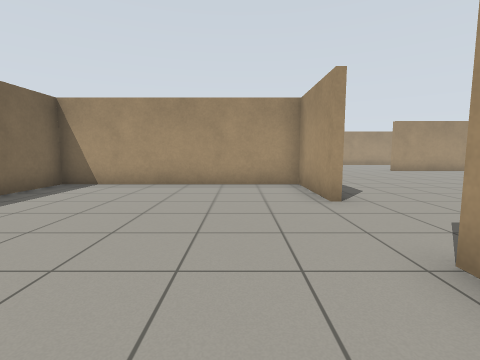
View 1 (above)

16 first-person views from a walk through a world built for the Gazebo simulator. The camera is 0.94 m above the floor, tilts 6° down and sees 85° across. Floor lines are 1 m apart. The floor is counted in squares, 1 m on a side. Each view is taken from the middle of a square. On the plan, view 1 faces up. The plan holds only what a view shows up to about 11 squares ahead; the rest is blank. The place goes on beyond the plan.

View 2
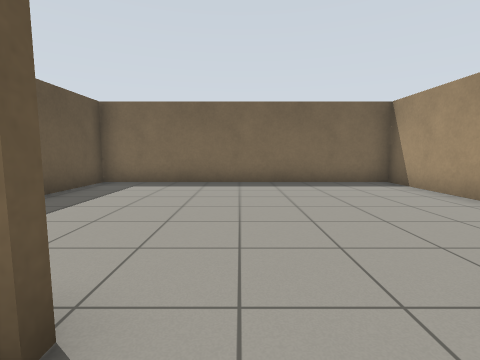

View 3
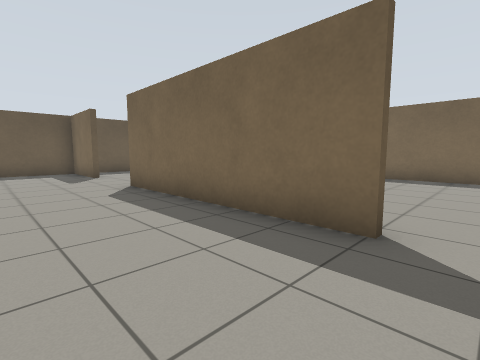

View 4
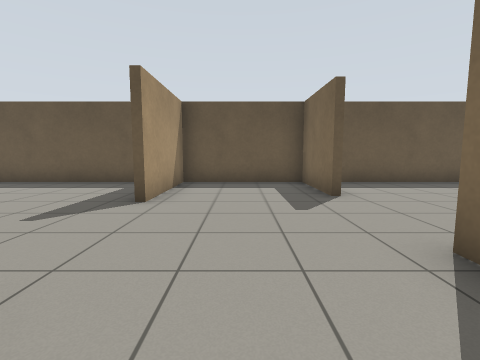

View 5
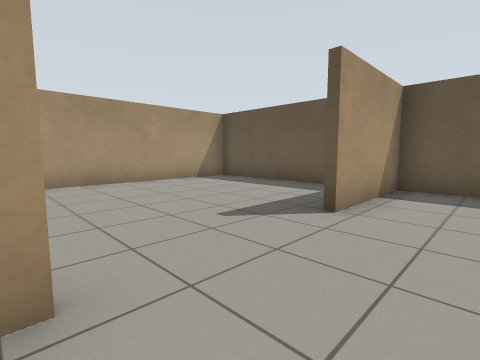

View 6
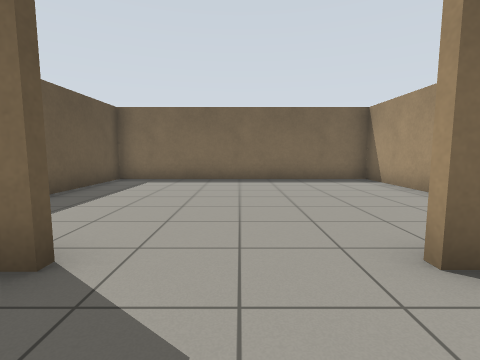

View 7
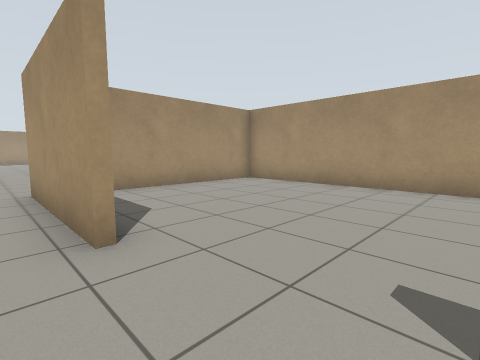

View 8
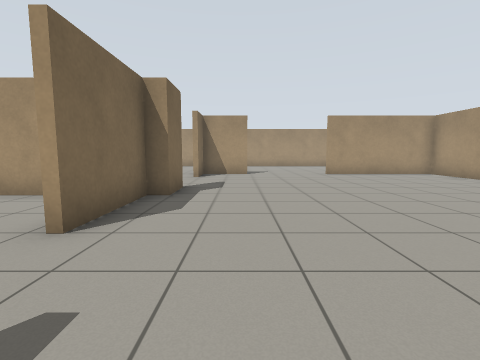

View 9
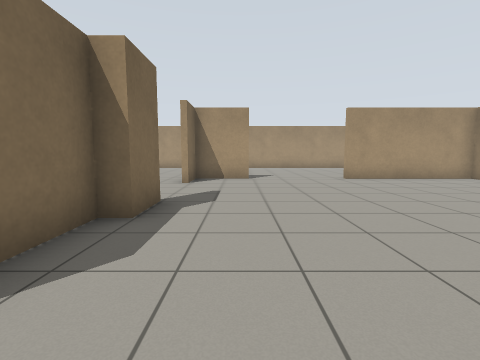

View 10
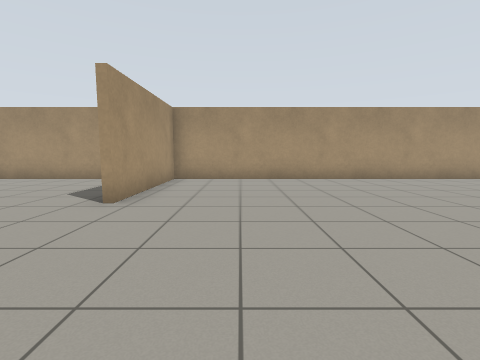

View 11
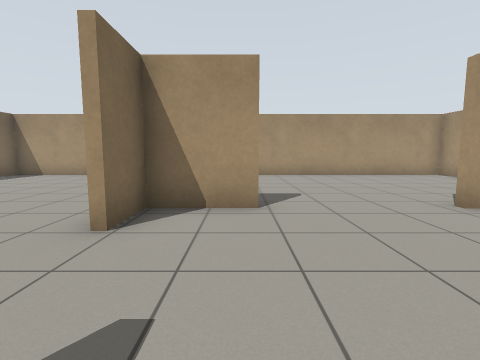

View 12
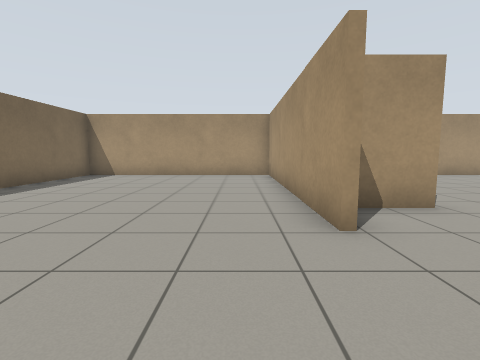

View 13
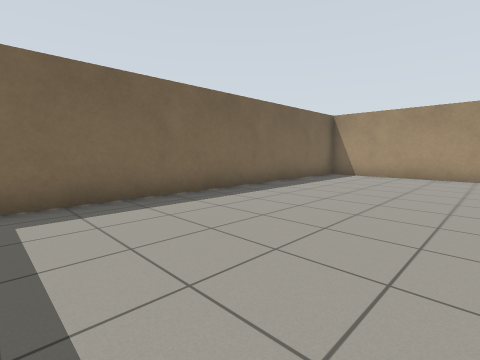

View 14
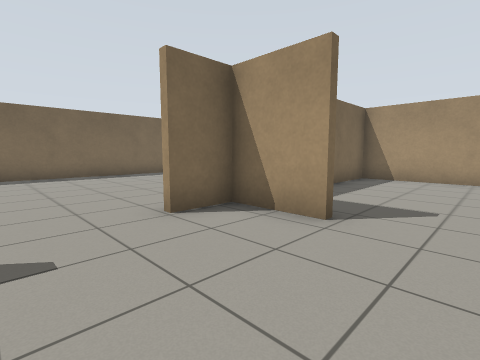

View 15
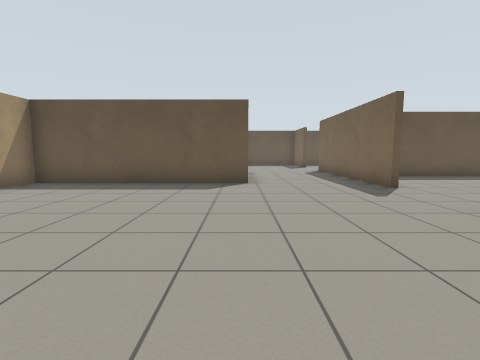

View 16
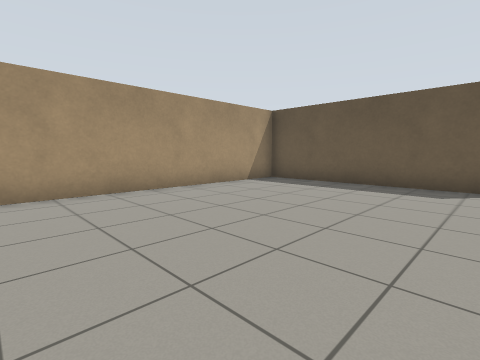

### Floor plan
Points are (right, up) in squares from view 1. A wall is a line through its corners. A room is listed if a view was taken in it or the views show most of it. See-through windows are left out.
Room 1 (view 1)
walls: (1.8, 4.9) (1.8, 7.8); (2.4, 7.7) (-5.3, 7.7) (-5.3, -1.3) (-0.3, -1.3)
ways out: opening at (2, 3.5) to room 2
Room 2 (views 2, 3, 4, 5, 6, 7, 8, 9, 10, 11, 12, 13, 14, 15, 16)
walls: (2, 7.8) (2, 4.9); (2, 2.1) (2, -4.5); (2.4, 9.1) (2.4, 7.7); (2.2, 12) (2.2, 19.9) (-5.3, 19.9) (-5.3, 9.1); (5.8, -3.2) (5.8, 1) (12.3, 1) (12.3, 13.4) (7.7, 13.4); (4.4, 13.4) (2.4, 13.4) (2.4, 12); (-2.1, -1.5) (-5.3, -1.5) (-5.3, -10.3) (0.9, -10.3); (2, -7.5) (2, -10.3) (5.8, -10.3) (5.8, -6.9); (12.3, 15.9) (12.3, 19.9) (2.4, 19.9) (2.4, 17.6); (7.3, -10.3) (12.3, -10.3) (12.3, 0.8) (7.2, 0.8)
ways out: opening at (2, 3.5) to room 1

Positions as (right, up) in squares from view 1, and headings:
1: (0, 0), facing up
2: (3, 3), facing left
3: (5, 3), facing down-left
4: (4, -2), facing down
5: (4, -3), facing down-right
6: (4, -6), facing left
7: (5, -6), facing up-right
8: (4, 2), facing up
9: (4, 4), facing up
10: (3, 11), facing right
11: (4, 9), facing up
12: (1, 9), facing up
13: (0, 9), facing up-left
14: (6, 10), facing up-left
15: (6, 9), facing down
16: (6, 9), facing down-right
